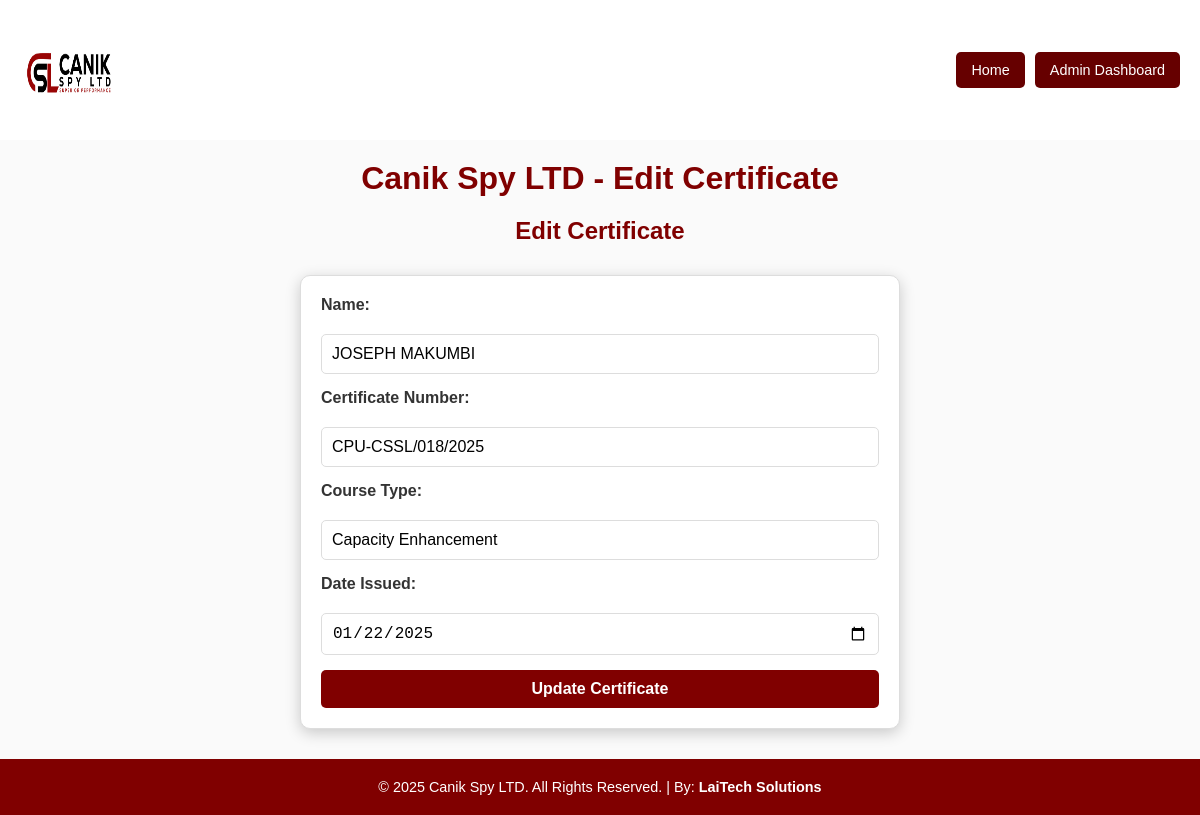
Page /admin/edit/8 (signed in) on the committed database.
### tables this page shows
CREATE TABLE certificates (
            id INTEGER PRIMARY KEY AUTOINCREMENT,
                    name TEXT NOT NULL,
                            certificate_number TEXT NOT NULL UNIQUE,
                                    course_type TEXT NOT NULL,
                                            date_issued DATE NOT NULL
                                                );

### app.py (the view, shortened to what this page needs)
@app.route('/admin/edit/<int:certificate_id>', methods=['GET', 'POST'])
def edit_certificate(certificate_id):
    if not session.get('logged_in'):
        return redirect(url_for('login'))
    conn = get_db_connection()
    c = conn.cursor()
    c.execute("SELECT * FROM certificates WHERE id = ?", (certificate_id,))
    certificate = c.fetchone()
    conn.close()
    return render_template('edit_certificate.html', certificate=certificate)

### app.py (called while the page is built)
def get_db_connection():
    with db_lock:
        conn = sqlite3.connect('certificate.db', check_same_thread=False)
        return conn

### templates/edit_certificate.html (shortened to what this page needs)
<!DOCTYPE html>
<html lang="en">
<head>
    <link rel="stylesheet" href="{{ url_for('static', filename='style.css') }}">
</head>
<body>
    <header>
        <img src="{{ url_for('static', filename='canik_spy_logo.jpg') }}" alt="Canik Spy LTD Logo" width="100" height="100">
        <nav>
            <a href="/">Home</a>
            <a href="/admin">Admin Dashboard</a>
        </nav>
    </header>
    <h1>Canik Spy LTD - Edit Certificate</h1>
    <h2>Edit Certificate</h2>
    <form action="/admin/edit/{{ certificate[0] }}" method="POST">
        <label for="name">Name:</label>
        <input type="text" id="name" name="name" value="{{ certificate[1] }}" required>
        <label for="certificate_number">Certificate Number:</label>
        <input type="text" id="certificate_number" name="certificate_number" value="{{ certificate[2] }}" required>
        <label for="course_type">Course Type:</label>
        <input type="text" id="course_type" name="course_type" value="{{ certificate[3] }}" required>
        <label for="date_issued">Date Issued:</label>
        <input type="date" id="date_issued" name="date_issued" value="{{ certificate[4] }}" required>
        <button type="submit">Update Certificate</button>
    </form>
    <footer>
        <p>&copy; 2025 Canik Spy LTD. All Rights Reserved. | By: <a href="https://laitechsolutions.co.ke/" target="_blank" style="color: white; text-decoration: none;">LaiTech Solutions</a></p>
    </footer>
</body>
</html>

### static/style.css (style rules this page uses)
* { margin: 0; padding: 0; box-sizing: border-box; }
body { font-family: Arial, sans-serif; background-color: #fafafa; color: #333; text-align: center; display: flex; flex-direction: column; min-height: 100vh; }
h1 { color: #800000; margin-top: 20px; word-wrap: break-word; }
h2 { color: #800000; margin-top: 20px; word-wrap: break-word; }
header { background-color: #ffffff; color: white; padding: 20px; display: flex; justify-content: space-between; align-items: center; flex-wrap: wrap; gap: 10px; }
header nav { display: flex; flex-wrap: wrap; gap: 10px; }
header nav a { color: white; text-decoration: none; padding: 10px 15px; background-color: #660000; border-radius: 5px; font-size: 0.9em; text-align: center; }
header img { margin-right: 20px; max-width: 100px; }
form { width: 90%; max-width: 600px; margin: 30px auto; padding: 20px; background-color: #fff; border-radius: 10px; border: 1px solid #ddd; box-shadow: 0 4px 15px rgba(0, 0, 0, 0.2); display: flex; flex-direction: column; gap: 15px; }
form label { text-align: left; font-weight: bold; color: #333; margin-bottom: 5px; }
form input, form button { padding: 10px; border-radius: 5px; border: 1px solid #ddd; font-size: 1rem; width: 100%; }
form button { background-color: #800000; color: white; border: none; cursor: pointer; font-weight: bold; transition: background-color 0.3s; }
button { background-color: maroon; color: white; padding: 10px 20px; border-radius: 5px; }
footer { background-color: #800000; color: white; padding: 20px 0; text-align: center; font-size: 0.9em; margin-top: auto; }
footer a { color: white; text-decoration: none; font-weight: bold; }

### rows in the picture
certificates: name "JOSEPH MAKUMBI", certificate_number "CPU-CSSL/018/2025", course_type "Capacity Enhancement", date_issued "01/22/2025"
